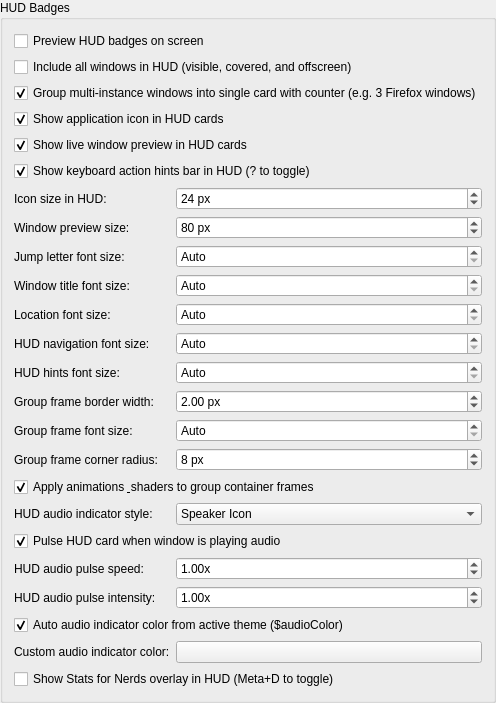
            <widget class="QGroupBox" name="groupHudBadges">
             <property name="title">
              <string>HUD Badges</string>
             </property>
             <layout class="QFormLayout" name="formLayoutHudBadges">
              <item row="0" column="0" colspan="2">
               <widget class="QCheckBox" name="check_previewHudBadges">
                <property name="text">
                 <string>Preview HUD badges on screen</string>
                </property>
                <property name="checked">
                 <bool>false</bool>
                </property>
                <property name="toolTip">
                 <string>Temporarily displays open windows in the edge HUD to preview styling changes in real time.</string>
                </property>
               </widget>
              </item>
              <item row="1" column="0" colspan="2">
               <widget class="QCheckBox" name="kcfg_BadgeHudIncludeAll">
                <property name="text">
                 <string>Include all windows in HUD (visible, covered, and offscreen)</string>
                </property>
                <property name="checked">
                 <bool>false</bool>
                </property>
                <property name="toolTip">
                 <string>Always show cards in the edge HUD for all open windows, regardless of whether they are visible on screen or covered.</string>
                </property>
               </widget>
              </item>
              <item row="2" column="0" colspan="2">
               <widget class="QCheckBox" name="kcfg_BadgeHudGroupWindows">
                <property name="text">
                 <string>Group multi-instance windows into single card with counter (e.g. 3 Firefox windows)</string>
                </property>
                <property name="checked">
                 <bool>true</bool>
                </property>
                <property name="toolTip">
                 <string>When checked, multiple windows of the same marked app are shown as one card with an instance counter (pressing group key expands to all instances in Sub-Leap). When unchecked, all windows appear directly with unique jump keys and an enclosing group frame.</string>
                </property>
               </widget>
              </item>
              <item row="3" column="0" colspan="2">
               <widget class="QCheckBox" name="kcfg_BadgeHudShowIcon">
                <property name="text">
                 <string>Show application icon in HUD cards</string>
                </property>
                <property name="checked">
                 <bool>true</bool>
                </property>
                <property name="toolTip">
                 <string>Displays the application icon inside edge HUD target cards.</string>
                </property>
               </widget>
              </item>
              <item row="4" column="0" colspan="2">
               <widget class="QCheckBox" name="kcfg_BadgeHudShowThumbnail">
                <property name="text">
                 <string>Show live window preview in HUD cards</string>
                </property>
                <property name="checked">
                 <bool>true</bool>
                </property>
                <property name="toolTip">
                 <string>Displays live miniature preview thumbnails inside edge HUD target cards.</string>
                </property>
               </widget>
              </item>
              <item row="5" column="0" colspan="2">
               <widget class="QCheckBox" name="kcfg_BadgeHudShowHints">
                <property name="text">
                 <string>Show keyboard action hints bar in HUD (? to toggle)</string>
                </property>
                <property name="checked">
                 <bool>true</bool>
                </property>
                <property name="toolTip">
                 <string>Displays the keyboard shortcut hint bar at the screen edge. Press '?' anytime in HUD to toggle.</string>
                </property>
               </widget>
              </item>
              <item row="6" column="0">
               <widget class="QLabel" name="label_badgeHudIconSize">
                <property name="text">
                 <string>Icon size in HUD:</string>
                </property>
                <property name="toolTip">
                 <string>Size of the application icon inside HUD cards in pixels (default: 24 px).</string>
                </property>
               </widget>
              </item>
              <item row="6" column="1">
               <widget class="QSpinBox" name="kcfg_BadgeHudIconSize">
                <property name="minimum">
                 <number>12</number>
                </property>
                <property name="maximum">
                 <number>500</number>
                </property>
                <property name="singleStep">
                 <number>2</number>
                </property>
                <property name="value">
                 <number>24</number>
                </property>
                <property name="suffix">
                 <string> px</string>
                </property>
               </widget>
              </item>
              <item row="7" column="0">
               <widget class="QLabel" name="label_badgeHudThumbnailSize">
                <property name="text">
                 <string>Window preview size:</string>
                </property>
                <property name="toolTip">
                 <string>Maximum size of the window preview thumbnail in HUD cards in pixels (default: 80 px).</string>
                </property>
               </widget>
              </item>
              <item row="7" column="1">
               <widget class="QSpinBox" name="kcfg_BadgeHudThumbnailSize">
                <property name="minimum">
                 <number>24</number>
                </property>
                <property name="maximum">
                 <number>3500</number>
                </property>
                <property name="singleStep">
                 <number>4</number>
                </property>
                <property name="value">
                 <number>80</number>
                </property>
                <property name="suffix">
                 <string> px</string>
                </property>
               </widget>
              </item>
              <item row="8" column="0">
               <widget class="QLabel" name="label_badgeHudLetterFontSize">
                <property name="text">
                 <string>Jump letter font size:</string>
                </property>
                <property name="toolTip">
                 <string>Font size for the jump letter in HUD cards (0 = Auto).</string>
                </property>
               </widget>
              </item>
              <item row="8" column="1">
               <widget class="QSpinBox" name="kcfg_BadgeHudLetterFontSize">
                <property name="minimum">
                 <number>0</number>
                </property>
                <property name="maximum">
                 <number>200</number>
                </property>
                <property name="specialValueText">
                 <string>Auto</string>
                </property>
                <property name="value">
                 <number>0</number>
                </property>
                <property name="suffix">
                 <string> px</string>
                </property>
               </widget>
              </item>
              <item row="9" column="0">
               <widget class="QLabel" name="label_badgeHudCaptionFontSize">
                <property name="text">
                 <string>Window title font size:</string>
                </property>
                <property name="toolTip">
                 <string>Font size for window title captions in HUD cards (0 = Auto).</string>
                </property>
               </widget>
              </item>
              <item row="9" column="1">
               <widget class="QSpinBox" name="kcfg_BadgeHudCaptionFontSize">
                <property name="minimum">
                 <number>0</number>
                </property>
                <property name="maximum">
                 <number>200</number>
                </property>
                <property name="specialValueText">
                 <string>Auto</string>
                </property>
                <property name="value">
                 <number>0</number>
                </property>
                <property name="suffix">
                 <string> px</string>
                </property>
               </widget>
              </item>
              <item row="10" column="0">
               <widget class="QLabel" name="label_badgeHudLocationFontSize">
                <property name="text">
                 <string>Location font size:</string>
                </property>
                <property name="toolTip">
                 <string>Font size for desktop/screen location text in HUD cards (0 = Auto).</string>
                </property>
               </widget>
              </item>
              <item row="10" column="1">
               <widget class="QSpinBox" name="kcfg_BadgeHudLocationFontSize">
                <property name="minimum">
                 <number>0</number>
                </property>
                <property name="maximum">
                 <number>200</number>
                </property>
                <property name="specialValueText">
                 <string>Auto</string>
                </property>
                <property name="value">
                 <number>0</number>
                </property>
                <property name="suffix">
                 <string> px</string>
                </property>
               </widget>
              </item>
              <item row="11" column="0">
               <widget class="QLabel" name="label_badgeHudNavFontSize">
                <property name="text">
                 <string>HUD navigation font size:</string>
                </property>
                <property name="toolTip">
                 <string>Font size for the workspace navigation bar tabs and header text in HUD (0 = Auto).</string>
                </property>
               </widget>
              </item>
              <item row="11" column="1">
               <widget class="QSpinBox" name="kcfg_BadgeHudNavFontSize">
                <property name="minimum">
                 <number>0</number>
                </property>
                <property name="maximum">
                 <number>200</number>
                </property>
                <property name="specialValueText">
                 <string>Auto</string>
                </property>
                <property name="value">
                 <number>0</number>
                </property>
                <property name="suffix">
                 <string> px</string>
                </property>
               </widget>
              </item>
              <item row="12" column="0">
               <widget class="QLabel" name="label_badgeHudHintsFontSize">
                <property name="text">
                 <string>HUD hints font size:</string>
                </property>
                <property name="toolTip">
                 <string>Font size for keyboard action hints in the HUD hint bar (0 = Auto).</string>
                </property>
               </widget>
              </item>
              <item row="12" column="1">
               <widget class="QSpinBox" name="kcfg_BadgeHudHintsFontSize">
                <property name="minimum">
                 <number>0</number>
                </property>
                <property name="maximum">
                 <number>200</number>
                </property>
                <property name="specialValueText">
                 <string>Auto</string>
                </property>
                <property name="value">
                 <number>0</number>
                </property>
                <property name="suffix">
                 <string> px</string>
                </property>
               </widget>
              </item>
               <item row="13" column="0">
                <widget class="QLabel" name="label_badgeHudGroupBorderWidth">
                 <property name="text">
                  <string>Group frame border width:</string>
                 </property>
                 <property name="toolTip">
                  <string>Border thickness of the multi-instance group container frame in the edge HUD (default: 2.0 px).</string>
                 </property>
                </widget>
               </item>
               <item row="13" column="1">
                <widget class="QDoubleSpinBox" name="kcfg_BadgeHudGroupBorderWidth">
                 <property name="minimum">
                  <double>0.500000000000000</double>
                 </property>
                 <property name="maximum">
                  <double>20.000000000000000</double>
                 </property>
                 <property name="singleStep">
                  <double>0.500000000000000</double>
                 </property>
                 <property name="value">
                  <double>2.000000000000000</double>
                 </property>
                 <property name="suffix">
                  <string> px</string>
                 </property>
                </widget>
               </item>
               <item row="14" column="0">
                <widget class="QLabel" name="label_badgeHudGroupFontSize">
                 <property name="text">
                  <string>Group frame font size:</string>
                 </property>
                 <property name="toolTip">
                  <string>Font size for the group tab label and group letter (0 = Auto).</string>
                 </property>
                </widget>
               </item>
               <item row="14" column="1">
                <widget class="QSpinBox" name="kcfg_BadgeHudGroupFontSize">
                 <property name="minimum">
                  <number>0</number>
                 </property>
                 <property name="maximum">
                  <number>200</number>
                 </property>
                 <property name="specialValueText">
                  <string>Auto</string>
                 </property>
                 <property name="value">
                  <number>0</number>
                 </property>
                 <property name="suffix">
                  <string> px</string>
                 </property>
                </widget>
               </item>
               <item row="15" column="0">
                <widget class="QLabel" name="label_badgeHudGroupCornerRadius">
                 <property name="text">
                  <string>Group frame corner radius:</string>
                 </property>
                 <property name="toolTip">
                  <string>Corner radius of the multi-instance group container frame in the edge HUD (default: 8 px).</string>
                 </property>
                </widget>
               </item>
               <item row="15" column="1">
                <widget class="QSpinBox" name="kcfg_BadgeHudGroupCornerRadius">
                 <property name="minimum">
                  <number>0</number>
                 </property>
                 <property name="maximum">
                  <number>50</number>
                 </property>
                 <property name="value">
                  <number>8</number>
                 </property>
                 <property name="suffix">
                  <string> px</string>
                 </property>
                </widget>
               </item>
               <item row="16" column="0" colspan="2">
                <widget class="QCheckBox" name="kcfg_BadgeHudGroupShaderEnabled">
                 <property name="text">
                  <string>Apply animations &amp; shaders to group container frames</string>
                 </property>
                 <property name="checked">
                  <bool>true</bool>
                 </property>
                 <property name="toolTip">
                  <string>Enables breathing, neon flicker, and shader animations on the group container frame during jump mode.</string>
                 </property>
                </widget>
               </item>
               <item row="17" column="0">
                <widget class="QLabel" name="label_audioHudIndicatorStyle">
                 <property name="text">
                  <string>HUD audio indicator style:</string>
                 </property>
                 <property name="toolTip">
                  <string>Visual style for the audio indicator icon on HUD cards.</string>
                 </property>
                </widget>
               </item>
               <item row="17" column="1">
                <widget class="QComboBox" name="combo_AudioHudIndicatorStyle">
                 <property name="toolTip">
                  <string>Style of the audio icon on HUD cards (Speaker, Soundwave, or Minimal Dot).</string>
                 </property>
                 <item>
                  <property name="text">
                   <string>Speaker Icon</string>
                  </property>
                 </item>
                 <item>
                  <property name="text">
                   <string>Soundwave Pulse</string>
                  </property>
                 </item>
                 <item>
                  <property name="text">
                   <string>Minimal Dot</string>
                  </property>
                 </item>
                </widget>
               </item>
               <item row="18" column="0" colspan="2">
                <widget class="QCheckBox" name="kcfg_AudioHudPulseEnabled">
                 <property name="text">
                  <string>Pulse HUD card when window is playing audio</string>
                 </property>
                 <property name="checked">
                  <bool>true</bool>
                 </property>
                 <property name="toolTip">
                  <string>Animates the HUD card with a breathing pulse while its window is playing sound.</string>
                 </property>
                </widget>
               </item>
               <item row="19" column="0">
                <widget class="QLabel" name="label_audioHudPulseSpeed">
                 <property name="text">
                  <string>HUD audio pulse speed:</string>
                 </property>
                 <property name="toolTip">
                  <string>Speed multiplier for HUD card audio pulsing animation.</string>
                 </property>
                </widget>
               </item>
               <item row="19" column="1">
                <widget class="QDoubleSpinBox" name="kcfg_AudioHudPulseSpeed">
                 <property name="minimum">
                  <double>0.200000000000000</double>
                 </property>
                 <property name="maximum">
                  <double>3.000000000000000</double>
                 </property>
                 <property name="singleStep">
                  <double>0.100000000000000</double>
                 </property>
                 <property name="value">
                  <double>1.000000000000000</double>
                 </property>
                 <property name="suffix">
                  <string>x</string>
                 </property>
                </widget>
               </item>
               <item row="20" column="0">
                <widget class="QLabel" name="label_audioHudPulseIntensity">
                 <property name="text">
                  <string>HUD audio pulse intensity:</string>
                 </property>
                 <property name="toolTip">
                  <string>Intensity multiplier for HUD card audio pulsing animation.</string>
                 </property>
                </widget>
               </item>
               <item row="20" column="1">
                <widget class="QDoubleSpinBox" name="kcfg_AudioHudPulseIntensity">
                 <property name="minimum">
                  <double>0.000000000000000</double>
                 </property>
                 <property name="maximum">
                  <double>2.500000000000000</double>
                 </property>
                 <property name="singleStep">
                  <double>0.100000000000000</double>
                 </property>
                 <property name="value">
                  <double>1.000000000000000</double>
                 </property>
                 <property name="suffix">
                  <string>x</string>
                 </property>
                </widget>
               </item>
               <item row="21" column="0" colspan="2">
                <widget class="QCheckBox" name="kcfg_AudioHudIndicatorColorAuto">
                 <property name="text">
                  <string>Auto audio indicator color from active theme ($audioColor)</string>
                 </property>
                 <property name="checked">
                  <bool>true</bool>
                 </property>
                </widget>
               </item>
               <item row="22" column="0">
                <widget class="QLabel" name="label_audioHudIndicatorColor">
                 <property name="text">
                  <string>Custom audio indicator color:</string>
                 </property>
                </widget>
               </item>
               <item row="22" column="1">
                <widget class="KColorButton" name="kcfg_AudioHudIndicatorColor">
                 <property name="alphaChannelEnabled">
                  <bool>false</bool>
                 </property>
                 <property name="color">
                  <color alpha="255">
                   <red>241</red>
                   <green>196</green>
                   <blue>15</blue>
                  </color>
                 </property>
                </widget>
               </item>
               <item row="23" column="0" colspan="2">
                <widget class="QCheckBox" name="kcfg_NerdStatsEnabled">
                 <property name="text">
                  <string>Show Stats for Nerds overlay in HUD (Meta+D to toggle)</string>
                 </property>
                 <property name="checked">
                  <bool>false</bool>
                 </property>
                 <property name="toolTip">
                  <string>Displays real-time hardware diagnostics: moving average power draw (Watts), CPU utilization (%), frame latency, screen refresh rate, and VRAM cache.</string>
                 </property>
                </widget>
               </item>
              </layout>
            </widget>
